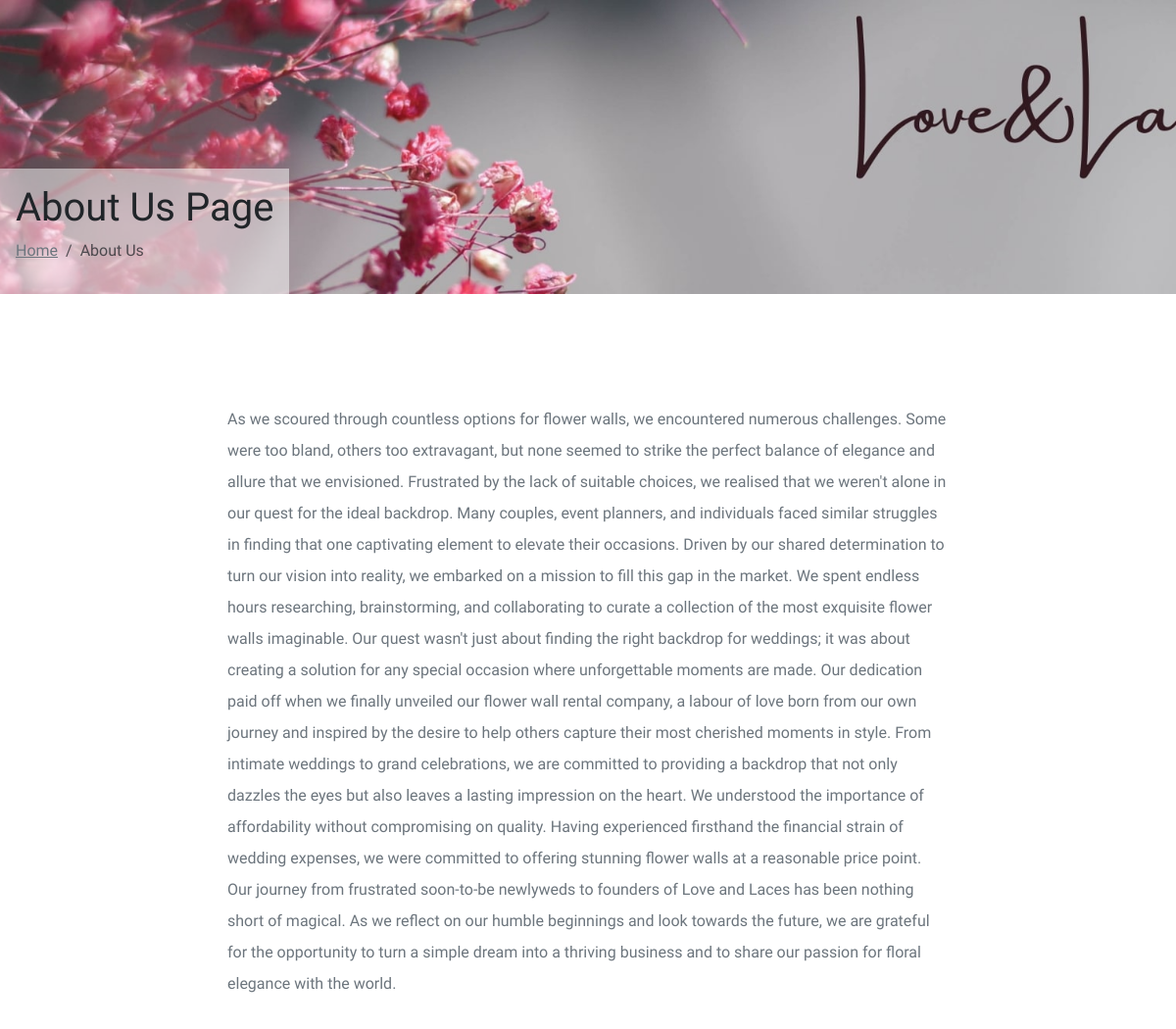
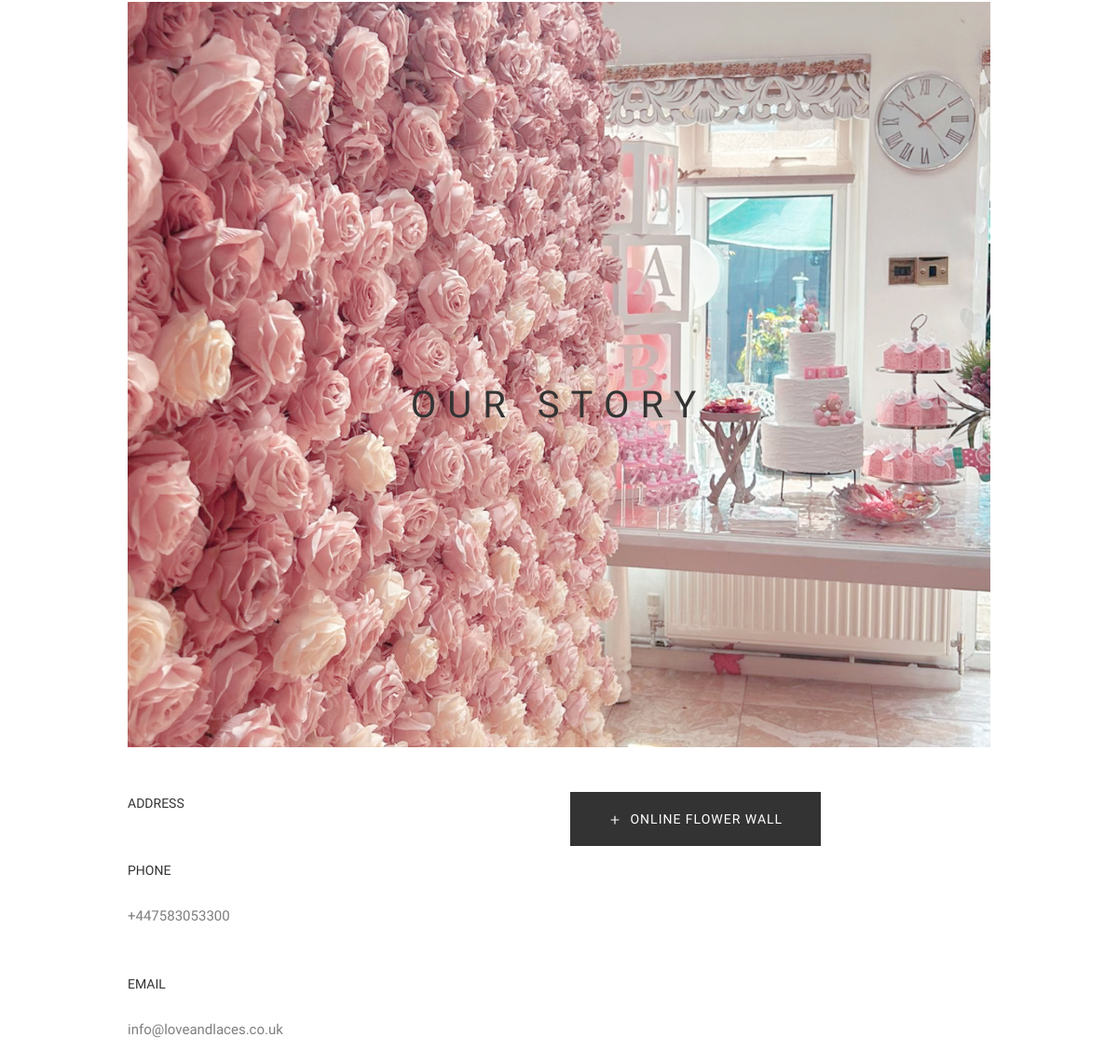
The page /about/ on the database its author committed (2 pictures, top to bottom).
### tools/models.py (models this page shows, shortened)
class SettingsSite(models.Model):
    title = models.CharField(max_length=150, blank=True, verbose_name='Title website:')
    logo = models.FileField(upload_to=upload_media_path, validators=[FileExtensionValidator(['jpg', 'png', 'svg', 'bmp', 'gif', 'jpeg',])], verbose_name='Logo:', help_text="resulotion(80*80)")
    link = models.URLField(blank=True, verbose_name='Link Website:')
    call = models.CharField(max_length=20, blank=True, verbose_name='Call number:')
    mobile = models.CharField(max_length=20, blank=True, verbose_name='Mobile number:')
    email = models.CharField(max_length=150, blank=True, verbose_name='Email:')
    address = models.CharField(max_length=200, blank=True, verbose_name='Address:')
    location_maps = models.CharField(max_length=600,blank=True, verbose_name='Location Maps:')
    hour_work = models.CharField(max_length=200, blank=True, verbose_name='Hour Work:')
    tag_keywords = models.TextField(verbose_name='Tag keywords:')
    tag_description = models.CharField(max_length=250, verbose_name='Tag description:')
    rules = models.TextField(verbose_name='Rules website:', blank=True)
    bg_home_img = models.FileField(upload_to=upload_media_path, blank=True, validators=[FileExtensionValidator(['jpg', 'png', 'svg', 'bmp', 'gif', 'jpeg',])], verbose_name='Background Home Video:', help_text="resulotion(1720*500) , acception format: "
        'image = [jpg, png, bmp, gif, jpeg, svg]')
    home_video = models.FileField(upload_to=upload_media_path, blank=True, validators=[FileExtensionValidator(['mp4', 'mpg', 'mpeg', 'avi', 'mkv',])], verbose_name='Video Home:', help_text="resulotion(1080*1920) , acception format: "
        'video = [mp4, mpg, mpeg, avi, mkv]')
    bg_cover = models.FileField(upload_to=upload_media_path, blank=True, validators=[FileExtensionValidator(['jpg', 'png', 'svg', 'bmp', 'gif', 'jpeg',])], verbose_name='Background Cover About Us, Contact, Services,:', help_text="resulotion(1920*380) , acception format: "
        'image = [jpg, png, bmp, gif, jpeg, svg]')
    text_slogan = RichTextField(null=True, verbose_name='Text Slogan')
    text_aboutus = RichTextField(default='Text About Us', verbose_name='Text About Us:')
    text_contactus = RichTextField(default='Text Contact Us', verbose_name='Text Contact Us:')
    bg_aboutus_img = models.FileField(upload_to=upload_media_path, blank=True, validators=[FileExtensionValidator(['jpg', 'png', 'svg', 'bmp', 'gif', 'jpeg',])], verbose_name='Background About Us Video:', help_text="resulotion(970*800) , acception format: "
        'image = [jpg, png, bmp, gif, jpeg, svg]')
    aboutus_video = models.FileField(upload_to=upload_media_path, blank=True, validators=[FileExtensionValidator(['mp4', 'mpg', 'mpeg', 'avi', 'mkv',])], verbose_name='Video About Us:', help_text="resulotion(1080*1920) , acception format: "
        'video = [mp4, mpg, mpeg, avi, mkv]')
    bg_404 = models.FileField(upload_to=upload_media_path, blank=True, validators=[FileExtensionValidator(['jpg', 'png', 'svg', 'bmp', 'gif', 'jpeg',])], verbose_name='Background error 404:', help_text="resulotion(1920*1000) , acception format: "
        'image = [jpg, png, bmp, gif, jpeg, svg]')
    bg_500 = models.FileField(upload_to=upload_media_path, blank=True, validators=[
        FileExtensionValidator(['jpg', 'png', 'svg', 'bmp', 'gif', 'jpeg', ])], verbose_name='Background error 500:',
                                      help_text="resulotion(1920*1000) , acception format: "
                                                'image = [jpg, png, bmp, gif, jpeg, svg]')
    instagram = models.URLField(blank=True, verbose_name='Link Instagram:')
    facebook = models.URLField(blank=True, verbose_name='Link Facebook:')
    class Meta:
        verbose_name = 'settings'
        verbose_name_plural = 'settings website'

### project/views.py (the view)
# urls.py: path('about/', about_page, name='about'),
def about_page(request):
    return render(request, 'about.html')

### tools/templatetags/template_tags.py (called while the page is built)
def settings(request):
    try:
        return {'setting': SettingsSite.objects.last()}
    except ObjectDoesNotExist:
        pass

### templates/about.html (shortened to what this page needs)
{% extends 'shared/_MainLayout.html' %}
{% load static %}
{% load render_partial %}
{% block content %}
<div class="breadcrumb-area position-relative pt-5 pb-5 bg-img bg-image" data-background="{% if setting.bg_cover %}{{ setting.bg_cover.url }}{% endif %}">
    <div class="container">
      <div class="row">
        <div class="col position-absolute bottom-0 start-0 w-auto p-3 bg-white bg-opacity-50">
          <h1 class="breadcrumb__title">About Us Page</h1>
          <nav aria-label="breadcrumb">
            <ol class="breadcrumb">
              <li class="breadcrumb-item"><a href="{% url 'home' %}" class="link-secondary">Home</a></li>
              <li class="breadcrumb-item active" aria-current="page">About Us</li>
            </ol>
          </nav>
        </div>
      </div>
    </div>
  </div>
  <section>
    <div class="about-content pt-5 pb-5">
      <div class="section-title-container mb-3">
        <div class="container">
          <div class="row">
            <div class="mx-auto col-lg-8">
              <div class="about-title-container lh-lg text-secondary pt-5">
                <p>{{ setting.text_aboutus|safe }}</p>
              </div>
            </div>
          </div>
        </div>
      </div>
      <div class="about-video-content mb-4">
        <div class="container">
          <div class="row">
            <div class="mx-auto col-lg-10">
              <div class="about-video-bg mb-5 bg-img bg-image" data-background="{% if setting.bg_aboutus_img %}{{ setting.bg_aboutus_img.url }}{% endif %}">
                <div class="about-video-content__text-icon d-flex flex-column h-100 justify-content-center">
                  <div class="play-icon text-center mb-5">
                    <button class="play-video" data-bs-toggle="modal" data-src="{{ setting.aboutus_video.url }}" data-bs-target="#playModal">
                  </button>
                </div>
                  <h1>OUR STORY</h1>
                </div>
              </div>
            </div>
          </div>
          <div class="row">
            <div class="mx-auto col-lg-10">
              <div class="row">
                <div class="col-md-6">
                  <div class="about-widget mb-5">
                    <h6 class="widget-title mb-4">ADDRESS</h6>
                  </div>
                  <div class="about-widget mb-5">
                    <h6 class="widget-title mb-4">PHONE</h6>
                    <a href="tel:{{ setting.call }}" class="widget-content link-underline link-underline-opacity-0">{{ setting.call }}</a>
                  </div>
                  <div class="about-widget mb-5">
                    <h6 class="widget-title mb-4">EMAIL</h6>
                    <a href="mailto:{{ setting.email }}" class="widget-content link-underline link-underline-opacity-0">{{ setting.email }}</a>
                  </div>
                </div>
                <div class="col-md-6">
                  <div class="about-page-text">
                      <a class="lezada-button lezada-button--medium lezada-button--icon--left link-underline link-underline-opacity-0"
                      href="{% url "flowerwalls" %}"><svg stroke="currentColor" fill="currentColor" stroke-width="0"
                        viewBox="0 0 512 512" height="1em" width="1em" xmlns="http://www.w3.org/2000/svg">
                        <path
                          d="M416 277.333H277.333V416h-42.666V277.333H96v-42.666h138.667V96h42.666v138.667H416v42.666z">
                        </path>
                      </svg> online flower wall
                    </a>
                  </div>
                </div>
              </div>
            </div>
          </div>
        </div>
      </div>
    </div>
  </section>
{% endblock %}

### static/css/style.css (style rules this page uses)
body, html { font-family: "Work Sans"; }
a, button { transition: all .3s; }
.bg-img { background-repeat: no-repeat; background-position: 50%; background-size: cover; }
.about-video-bg { position: relative; height: 800px; background-repeat: no-repeat; background-size: cover; }
.about-video-bg .play-icon button { border: none; background: none; }
.about-video-bg .h1, .about-video-bg h1 { font-size: 40px; font-weight: 500; font-style: normal; line-height: 50px; text-align: center; letter-spacing: 12px; color: #333; }
.about-page-text { font-size: 15px; line-height: 26px; letter-spacing: .5px; color: #7e7e7e; }
.about-widget .widget-content { font-size: 15px; line-height: 26px; margin-bottom: 0; color: #7e7e7e; }
.about-widget .widget-title { font-size: 14px; font-weight: 500; line-height: 24px; color: #333; }
.lezada-button--medium { font-size: 14px; padding: 15px 40px; }
.lezada-button { font-weight: 500; display: inline-block; letter-spacing: 1px; text-transform: uppercase; color: #fff; border: 1px solid #333; border-radius: 0; background-color: #333; }
.lezada-button--icon--left svg { margin-right: 5px; }
.breadcrumb-area { height: 300px; }

### rows shown on the page
SettingsSite: text_aboutus "As we scoured through countless options for flower walls, we encountered numerous challenges. Some were too bland, others too extravagant, but none seemed to strike the perfect balance of elegance and allure that we envisioned. Frustrated by the lack of suitable choices, we realised that we weren't alone in our quest for the ideal backdrop. Many couples, event planners, and individuals faced similar struggles in finding that one captivating element to elevate their occasions. Driven by our shared determination to turn our vision into reality, we embarked on a mission to fill this gap in the market. We spent endless hours researching, brainstorming, and collaborating to curate a collection…", call "+447583053300", email "info@loveandlaces.co.uk"
